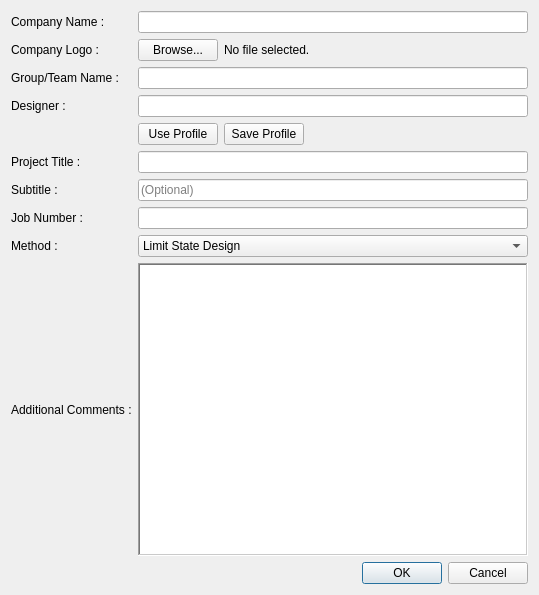
<?xml version="1.0" encoding="UTF-8"?>
<ui version="4.0">
 <class>Dialog</class>
 <widget class="QDialog" name="Dialog">
  <property name="geometry">
   <rect>
    <x>0</x>
    <y>0</y>
    <width>539</width>
    <height>595</height>
   </rect>
  </property>
  <property name="windowTitle">
   <string>Dialog</string>
  </property>
  <property name="inputMethodHints">
   <set>Qt::ImhNone</set>
  </property>
  <layout class="QGridLayout" name="gridLayout">
   <item row="0" column="0">
    <widget class="QLabel" name="lbl_companyName">
     <property name="text">
      <string>Company Name :</string>
     </property>
    </widget>
   </item>
   <item row="0" column="1">
    <widget class="QLineEdit" name="lineEdit_companyName"/>
   </item>
   <item row="1" column="0">
    <widget class="QLabel" name="lbl_comapnyLogo">
     <property name="text">
      <string>Company Logo :</string>
     </property>
    </widget>
   </item>
   <item row="1" column="1">
    <layout class="QHBoxLayout" name="horizontalLayout">
     <item>
      <widget class="QPushButton" name="btn_browse">
       <property name="sizePolicy">
        <sizepolicy hsizetype="Fixed" vsizetype="Fixed">
         <horstretch>0</horstretch>
         <verstretch>0</verstretch>
        </sizepolicy>
       </property>
       <property name="text">
        <string>Browse...</string>
       </property>
      </widget>
     </item>
     <item>
      <widget class="QLabel" name="lbl_browse">
       <property name="text">
        <string>No file selected.</string>
       </property>
      </widget>
     </item>
    </layout>
   </item>
   <item row="2" column="0">
    <widget class="QLabel" name="lbl_groupName">
     <property name="text">
      <string>Group/Team Name :</string>
     </property>
    </widget>
   </item>
   <item row="2" column="1">
    <widget class="QLineEdit" name="lineEdit_groupName"/>
   </item>
   <item row="3" column="0">
    <widget class="QLabel" name="lbl_designer">
     <property name="text">
      <string>Designer :</string>
     </property>
    </widget>
   </item>
   <item row="3" column="1">
    <widget class="QLineEdit" name="lineEdit_designer"/>
   </item>
   <item row="4" column="1">
    <layout class="QFormLayout" name="formLayout">
     <property name="sizeConstraint">
      <enum>QLayout::SetFixedSize</enum>
     </property>
     <item row="0" column="0">
      <widget class="QPushButton" name="btn_useProfile">
       <property name="sizePolicy">
        <sizepolicy hsizetype="Fixed" vsizetype="Fixed">
         <horstretch>0</horstretch>
         <verstretch>0</verstretch>
        </sizepolicy>
       </property>
       <property name="text">
        <string>Use Profile</string>
       </property>
      </widget>
     </item>
     <item row="0" column="1">
      <widget class="QPushButton" name="btn_saveProfile">
       <property name="sizePolicy">
        <sizepolicy hsizetype="Fixed" vsizetype="Fixed">
         <horstretch>0</horstretch>
         <verstretch>0</verstretch>
        </sizepolicy>
       </property>
       <property name="text">
        <string>Save Profile</string>
       </property>
      </widget>
     </item>
    </layout>
   </item>
   <item row="5" column="0">
    <widget class="QLabel" name="lbl_projectTitle">
     <property name="text">
      <string>Project Title :</string>
     </property>
    </widget>
   </item>
   <item row="5" column="1">
    <widget class="QLineEdit" name="lineEdit_projectTitle"/>
   </item>
   <item row="6" column="0">
    <widget class="QLabel" name="lbl_subtitle">
     <property name="text">
      <string>Subtitle :</string>
     </property>
    </widget>
   </item>
   <item row="6" column="1">
    <widget class="QLineEdit" name="lineEdit_subtitle">
     <property name="text">
      <string/>
     </property>
     <property name="placeholderText">
      <string>(Optional)</string>
     </property>
    </widget>
   </item>
   <item row="7" column="0">
    <widget class="QLabel" name="lbl_jobNumber">
     <property name="text">
      <string>Job Number :</string>
     </property>
    </widget>
   </item>
   <item row="7" column="1">
    <widget class="QLineEdit" name="lineEdit_jobNumber"/>
   </item>
   <item row="8" column="0">
    <widget class="QLabel" name="lbl_method">
     <property name="text">
      <string>Method :</string>
     </property>
    </widget>
   </item>
   <item row="8" column="1">
    <widget class="QComboBox" name="comboBox_method">
     <item>
      <property name="text">
       <string>Limit State Design</string>
      </property>
     </item>
     <item>
      <property name="text">
       <string>Limit State (Capacity Based) Design</string>
      </property>
     </item>
     <item>
      <property name="text">
       <string>Working Stress Design</string>
      </property>
     </item>
    </widget>
   </item>
   <item row="9" column="0">
    <widget class="QLabel" name="lbl_addComment">
     <property name="text">
      <string>Additional Comments :</string>
     </property>
    </widget>
   </item>
   <item row="9" column="1">
    <widget class="QTextEdit" name="txt_additionalComments">
     <property name="styleSheet">
      <string notr="true">  QTextCursor textCursor;
  textCursor.setPosistion(0, QTextCursor::MoveAnchor); 
  textedit-&gt;setTextCursor( textCursor );</string>
     </property>
     <property name="inputMethodHints">
      <set>Qt::ImhNone</set>
     </property>
     <property name="frameShape">
      <enum>QFrame::WinPanel</enum>
     </property>
     <property name="frameShadow">
      <enum>QFrame::Sunken</enum>
     </property>
     <property name="tabChangesFocus">
      <bool>false</bool>
     </property>
     <property name="readOnly">
      <bool>false</bool>
     </property>
     <property name="html">
      <string>&lt;!DOCTYPE HTML PUBLIC &quot;-//W3C//DTD HTML 4.0//EN&quot; &quot;http://www.w3.org/TR/REC-html40/strict.dtd&quot;&gt;
&lt;html&gt;&lt;head&gt;&lt;meta name=&quot;qrichtext&quot; content=&quot;1&quot; /&gt;&lt;style type=&quot;text/css&quot;&gt;
p, li { white-space: pre-wrap; }
&lt;/style&gt;&lt;/head&gt;&lt;body style=&quot; font-family:'Ubuntu'; font-size:11pt; font-weight:400; font-style:normal;&quot;&gt;
&lt;p style=&quot;-qt-paragraph-type:empty; margin-top:0px; margin-bottom:0px; margin-left:0px; margin-right:0px; -qt-block-indent:0; text-indent:0px;&quot;&gt;&lt;br /&gt;&lt;/p&gt;&lt;/body&gt;&lt;/html&gt;</string>
     </property>
    </widget>
   </item>
   <item row="10" column="1">
    <widget class="QDialogButtonBox" name="buttonBox">
     <property name="orientation">
      <enum>Qt::Horizontal</enum>
     </property>
     <property name="standardButtons">
      <set>QDialogButtonBox::Cancel|QDialogButtonBox::Ok</set>
     </property>
    </widget>
   </item>
  </layout>
 </widget>
 <resources/>
 <connections>
  <connection>
   <sender>buttonBox</sender>
   <signal>accepted()</signal>
   <receiver>Dialog</receiver>
   <slot>accept()</slot>
   <hints>
    <hint type="sourcelabel">
     <x>248</x>
     <y>254</y>
    </hint>
    <hint type="destinationlabel">
     <x>157</x>
     <y>274</y>
    </hint>
   </hints>
  </connection>
  <connection>
   <sender>buttonBox</sender>
   <signal>rejected()</signal>
   <receiver>Dialog</receiver>
   <slot>reject()</slot>
   <hints>
    <hint type="sourcelabel">
     <x>316</x>
     <y>260</y>
    </hint>
    <hint type="destinationlabel">
     <x>286</x>
     <y>274</y>
    </hint>
   </hints>
  </connection>
  <connection>
   <sender>btn_browse</sender>
   <signal>clicked()</signal>
   <receiver>lbl_browse</receiver>
   <slot>clear()</slot>
   <hints>
    <hint type="sourcelabel">
     <x>210</x>
     <y>62</y>
    </hint>
    <hint type="destinationlabel">
     <x>339</x>
     <y>62</y>
    </hint>
   </hints>
  </connection>
 </connections>
</ui>
